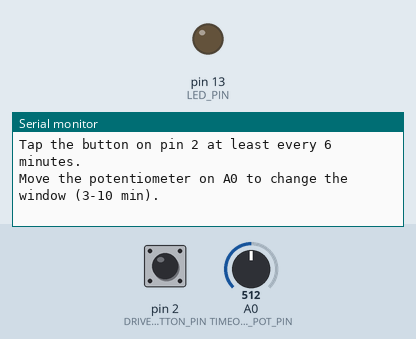
Recording of a sketch running on a simulated Arduino Uno, built with avr-gcc and run on an emulated ATmega328P. Parts: output pins drawn as LEDs (lit = HIGH), the last lines printed to the serial monitor. Inputs (shaded band) come from the test bench; at power-on: A0 (TIMEOUT_POT_PIN) = 512, pin 2 (DRIVER_BUTTON_PIN) HIGH.

Above: at 1.3 s.
1.4 s: A0 (TIMEOUT_POT_PIN) set to 716
At 1.8 s:
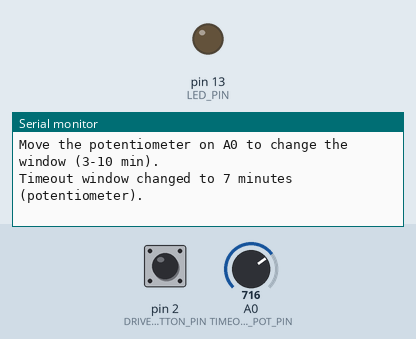
2.9 s: pin 2 (DRIVER_BUTTON_PIN) pulled LOW for 0.15 s
At 4.3 s:
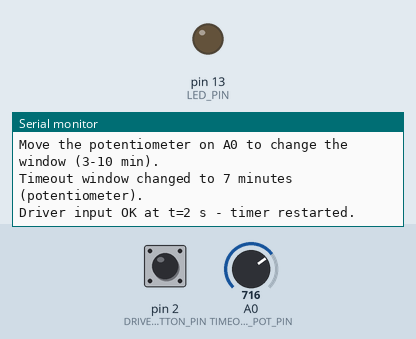

The sketch:

Driver-Alertness-Alarm.ino
```cpp
/*
 * 095 - Driver Alertness Alarm
 * Board: Arduino Uno
 *
 * DROWSINESS SIMULATION. The "driver" must tap the button on pin 2 once in
 * a while to prove they are still attentive. If no tap arrives within the
 * timeout window, the alertness alarm sounds: buzzer pin 8 beeps in a
 * repeating pattern and the LED on pin 13 flashes, and both keep running
 * until the driver taps the button again to acknowledge the alert.
 *
 * A potentiometer on A0 sets the timeout window to anywhere between
 * MIN_TIMEOUT_MIN and MAX_TIMEOUT_MIN minutes (3 to 10 minutes by default).
 *
 * IMPORTANT: this sketch demonstrates TIMING LOGIC only - millis()-based
 * deadlines, latching alarms and user acknowledgement. It is NOT a real
 * vehicle safety device and must never be installed in a vehicle or relied
 * upon to prevent an accident.
 *
 * Wiring:
 *   Driver button -> digital pin 2 -> GND (internal pull-up used)
 *   Potentiometer: left pin -> GND, right pin -> 5V, wiper -> analog A0
 *   LED + 220 ohm -> digital pin 13 (built-in LED is fine)
 *   Passive buzzer + -> digital pin 8 (through 100 ohm), - -> GND
 *
 * BENCH TEST TIP: waiting 3-10 minutes is slow on a desk, so temporarily
 * change MIN_TIMEOUT_MIN / MAX_TIMEOUT_MIN to 1 and 2 while testing.
 */

// ---------------- Named pin constants ----------------
const int DRIVER_BUTTON_PIN = 2;   // driver taps this to prove alertness
const int TIMEOUT_POT_PIN = A0;    // sets the allowed idle time
const int LED_PIN = 13;            // flashes while the alarm runs
const int BUZZER_PIN = 8;          // alertness buzzer

// ---------------- Alertness window (minutes) ----------------
const int MIN_TIMEOUT_MIN = 3;    // pot fully counter-clockwise
const int MAX_TIMEOUT_MIN = 10;   // pot fully clockwise

// ---------------- Alarm pattern timing ----------------
const unsigned long BEEP_MS = 300;    // tone on
const unsigned long GAP_MS = 200;     // silence between beeps
const unsigned long DEBOUNCE_MS = 40; // button stability time
const unsigned long STATUS_MS = 15000; // progress line every 15 s

// ---------------- State ----------------
unsigned long lastInputMs = 0;     // when the driver last tapped the button
unsigned long alertStartMs = 0;    // when the current alarm began
int timeoutMinutes = 4;            // current pot setting
bool alertActive = false;          // alarm latched until acknowledged
int alertCount = 0;                // total alerts raised
unsigned long lastStatusMs = 0;

int lastRawButton = HIGH;
int lastStableButton = HIGH;
unsigned long lastButtonChangeMs = 0;

// Debounced button: true once per clean press.
bool driverTapped() {
  int raw = digitalRead(DRIVER_BUTTON_PIN);
  unsigned long now = millis();
  if (raw != lastRawButton) {
    lastRawButton = raw;
    lastButtonChangeMs = now;
  }
  if (now - lastButtonChangeMs >= DEBOUNCE_MS && raw != lastStableButton) {
    lastStableButton = raw;
    if (raw == LOW) return true;
  }
  return false;
}

// Read the potentiometer and convert it to the allowed idle time in minutes.
int readTimeoutFromPot() {
  int raw = analogRead(TIMEOUT_POT_PIN);                       // 0..1023
  return map(raw, 0, 1023, MIN_TIMEOUT_MIN, MAX_TIMEOUT_MIN);  // 3..10 min
}

// Seconds -> "4 min 05 s" style text, printed for the log.
void printElapsed(unsigned long ms) {
  unsigned long totalSeconds = ms / 1000;
  Serial.print(totalSeconds / 60);
  Serial.print(" min ");
  if (totalSeconds % 60 < 10) Serial.print('0');
  Serial.print(totalSeconds % 60);
  Serial.print(" s");
}

void setup() {
  Serial.begin(9600);
  pinMode(DRIVER_BUTTON_PIN, INPUT_PULLUP);
  pinMode(LED_PIN, OUTPUT);
  pinMode(BUZZER_PIN, OUTPUT);
  digitalWrite(LED_PIN, LOW);
  noTone(BUZZER_PIN);

  timeoutMinutes = readTimeoutFromPot();
  lastInputMs = millis();   // start the clock at power-up

  Serial.println("Driver Alertness Alarm ready (timing demonstration only).");
  Serial.print("Tap the button on pin 2 at least every ");
  Serial.print(timeoutMinutes);
  Serial.println(" minutes.");
  Serial.println("Move the potentiometer on A0 to change the window (3-10 min).");
}

void loop() {
  unsigned long now = millis();

  // ---- 1. Potentiometer can change the window at any time ----
  int newTimeout = readTimeoutFromPot();
  if (newTimeout != timeoutMinutes) {
    timeoutMinutes = newTimeout;
    Serial.print("Timeout window changed to ");
    Serial.print(timeoutMinutes);
    Serial.println(" minutes (potentiometer).");
  }

  // ---- 2. A tap either acknowledges an alarm or refreshes the timer ----
  if (driverTapped()) {
    if (alertActive) {
      alertActive = false;
      noTone(BUZZER_PIN);
      digitalWrite(LED_PIN, LOW);
      lastInputMs = now;            // restart the window after acknowledging
      Serial.print("Alert ACKNOWLEDGED after ");
      printElapsed(now - alertStartMs);
      Serial.println(". Timer restarted.");
    } else {
      lastInputMs = now;
      Serial.print("Driver input OK at t=");
      Serial.print(now / 1000);
      Serial.println(" s - timer restarted.");
    }
  }

  // ---- 3. Did the driver go quiet for longer than the window? ----
  unsigned long silentMs = now - lastInputMs;
  if (!alertActive && silentMs >= (unsigned long)timeoutMinutes * 60000UL) {
    alertActive = true;
    alertStartMs = now;
    alertCount++;

    Serial.print("*** ALERT #");
    Serial.print(alertCount);
    Serial.print(" - no driver input for ");
    printElapsed(silentMs);
    Serial.print(" (limit ");
    Serial.print(timeoutMinutes);
    Serial.println(" min). Tap the button to acknowledge. ***");
  }

  // ---- 4. Beeping alarm pattern, generated without blocking ----
  if (alertActive) {
    // One beep cycle lasts BEEP_MS + GAP_MS; the position inside the cycle
    // decides whether the tone and LED are on. No delay() is used, so the
    // button and the potentiometer keep being scanned every pass.
    unsigned long positionInCycle = now % (BEEP_MS + GAP_MS);
    if (positionInCycle < BEEP_MS) {
      tone(BUZZER_PIN, 1000);
      digitalWrite(LED_PIN, HIGH);
    } else {
      noTone(BUZZER_PIN);
      digitalWrite(LED_PIN, LOW);
    }
  }

  // ---- 5. Progress line so the user can see the countdown ----
  if (now - lastStatusMs >= STATUS_MS) {
    lastStatusMs = now;
    Serial.print("Time since last input: ");
    printElapsed(silentMs);
    Serial.print(" / limit ");
    Serial.print(timeoutMinutes);
    Serial.print(" min | state: ");
    Serial.println(alertActive ? "ALARM (tap to acknowledge)" : "watching");
  }

  delay(10);
}
```

Measured:
- after the input at 1.4 s, the serial monitor: prints a new line at once (image 1)
- after the input at 2.9 s, the serial monitor: prints a new line after 0.05 s (image 2)
